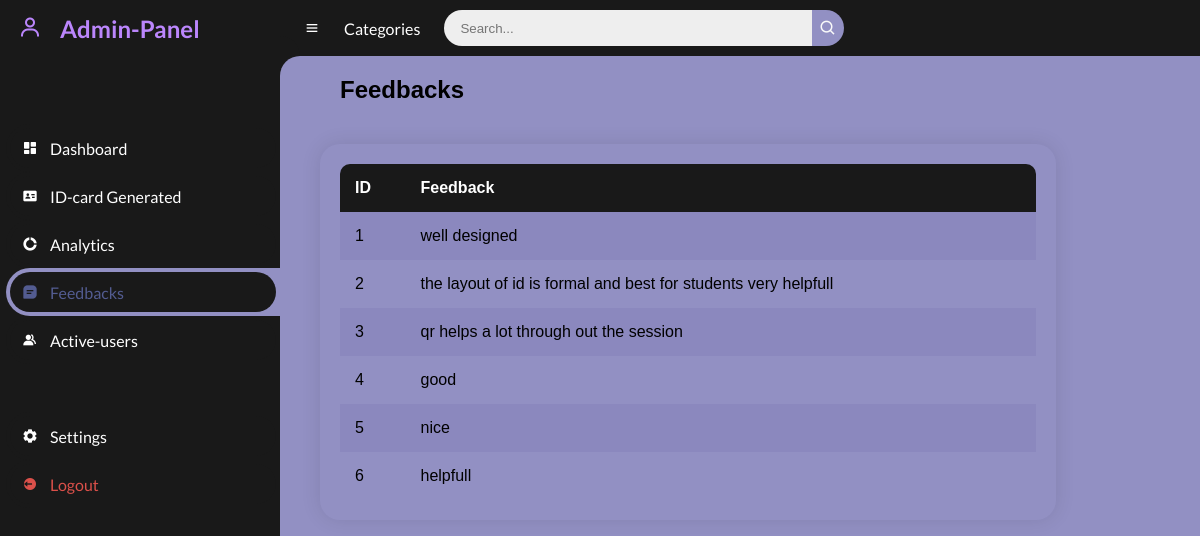
Screenshot of /admin-feedback.php with the database file from the repository.
### tables this page shows
CREATE TABLE `feedback` (
  `id` int(11) NOT NULL,
  `feedback` text NOT NULL
);

### admin-feedback.php (the view, shortened to what this page needs)
<?php require_once 'admin-nav.php'; ?>
<?php
require_once 'db_connection.php';
$query = "SELECT * FROM feedback";
$result = $conn->query($query);
?>
<!DOCTYPE html>
<html lang="en">
<head>
    <link rel="stylesheet" href="assets/css/admin-feedback.css" />
</head>
<body>
    <h1>Feedbacks</h1>
<div class="container">
        <?php
    if ($result->num_rows > 0) {
        echo '<table>';
        echo '<tr><th>ID</th><th>Feedback</th></tr>';
        while ($row = $result->fetch_assoc()) {
            echo '<tr>';
            echo '<td>' . $row['id'] . '</td>';
            echo '<td>' . $row['feedback'] . '</td>';
            echo '</tr>';
        }
        echo '</table>';
    } else {
        echo '<p>No feedbacks found.</p>';
    }
    ?>
    </div>
</body>
</html>

### admin-nav.php (shortened to what this page needs)
<!DOCTYPE html>
<html lang="en">
<head>
	<link href='https://unpkg.com/boxicons@2.0.9/css/boxicons.min.css' rel='stylesheet'>
	<link rel="stylesheet" href="assets/css/admin-nav.css">
</head>
<body>
	<section id="sidebar">
		<a href="#" class="brand">
			<i class='bx bx-user'></i>
			<span class="text">Admin-Panel</span>
		</a>
		<ul class="side-menu top">
			<li class="active">
				<a href="dashboard-admin.php">
					<i class='bx bxs-dashboard' ></i>
					<span class="text">Dashboard</span>
				</a>
			</li>
			<li>
				<a href="admin-id.php">
					<i class='bx bxs-id-card' ></i>
					<span class="text">ID-card Generated</span>
				</a>
			</li>
			<li>
				<a href="analytics.php">
					<i class='bx bxs-doughnut-chart' ></i>
					<span class="text">Analytics</span>
				</a>
			</li>
			<li>
				<a href="admin-feedback.php">
					<i class='bx bxs-message-square-detail' ></i>
					<span class="text">Feedbacks</span>
				</a>
			</li>
			<li>
				<a href="acc.php">
					<i class='bx bxs-group' ></i>
					<span class="text">Active-users</span>
				</a>
			</li>
		</ul>
		<ul class="side-menu">
			<li>
				<a href="admin-acc.php">
					<i class='bx bxs-cog' ></i>
					<span class="text">Settings</span>
				</a>
			</li>
			<li>
				<a href="logout.php" class="logout">
					<i class='bx bxs-log-out-circle' ></i>
					<span class="text">Logout</span>
				</a>
			</li>
		</ul>
	</section>
	<section id="content">
		<nav>
			<i class='bx bx-menu' ></i>
			<a href="#" class="nav-link">Categories</a>
			<form action="#">
				<div class="form-input">
					<input type="search" placeholder="Search...">
					<button type="submit" class="search-btn"><i class='bx bx-search' ></i></button>
				</div>
			</form>
		</nav>
</body>
</html>

### assets/css/admin-nav.css (style rules this page uses)
* { margin: 0; padding: 0; box-sizing: border-box; }
a { text-decoration: none; }
li { list-style: none; }
:root { --poppins: 'Poppins', sans-serif; --lato: 'Lato', sans-serif; --light: #F9F9F9; --blue: #3C91E6; --light-blue: #CFE8FF; --grey: #eee; --dark-grey: #AAAAAA; --dark: #342E37; --red: #DB504A; --yellow: #FFCE26; --light-yellow: #FFF2C6; --orange: #FD7238; --light-orange: #FFE0D3; }
html { overflow-x: hidden; }
body { background: #9290C3; overflow-x: hidden; }
#sidebar { position: fixed; top: 0; left: 0; width: 280px; height: 100%; background: #191919; z-index: 2000; font-family: var(--lato); transition: .3s ease; overflow-x: hidden; scrollbar-width: none; }
#sidebar .brand { font-size: 24px; font-weight: 700; height: 56px; display: flex; align-items: center; color: #BB86FC; position: sticky; top: 0; left: 0; background: #191919; z-index: 500; padding-bottom: 20px; box-sizing: content-box; }
#sidebar .brand .bx { min-width: 60px; display: flex; justify-content: center; }
#sidebar .side-menu { width: 100%; margin-top: 48px; }
#sidebar .side-menu li { height: 48px; background: #191919; margin-left: 6px; border-radius: 48px 0 0 48px; padding: 4px; }
#sidebar .side-menu li.active { background: #9290C3; position: relative; }
#sidebar .side-menu li.active::before { content: ''; position: absolute; width: 40px; height: 40px; border-radius: 50%; top: -40px; right: 0; box-shadow: 20px 20px 0 #9290C3; z-index: -1; }
#sidebar .side-menu li.active::after { content: ''; position: absolute; width: 40px; height: 40px; border-radius: 50%; bottom: -40px; right: 0; box-shadow: 20px -20px 0 #9290C3; z-index: -1; }
#sidebar .side-menu li a { width: 100%; height: 100%; background: #191919; display: flex; align-items: center; border-radius: 48px; font-size: 16px; color: white; white-space: nowrap; overflow-x: hidden; }
#sidebar .side-menu.top li.active a { color: #535C91; }
#sidebar .side-menu li a.logout { color: var(--red); }
#sidebar .side-menu li a .bx { min-width: calc(60px - ((4px + 6px) * 2)); display: flex; justify-content: center; }
#content { position: relative; width: calc(100% - 280px); left: 280px; transition: .3s ease; overflow-x: auto; }
#content nav { height: 56px; background: #191919; padding: 0 24px; display: flex; align-items: center; grid-gap: 24px; font-family: var(--lato); position: sticky; top: 0; left: 0; z-index: 1000; }
#content nav::before { content: ''; position: absolute; width: 40px; height: 40px; bottom: -40px; left: 0; border-radius: 50%; box-shadow: -20px -20px 0 #191919; }
#content nav a { color: white; }
#content nav .bx.bx-menu { cursor: pointer; color: white; }
#content nav .nav-link { font-size: 16px; transition: .3s ease; }
#content nav form { max-width: 400px; width: 100%; margin-right: auto; }
#content nav form .form-input { display: flex; align-items: center; height: 36px; }
#content nav form .form-input input { flex-grow: 1; padding: 0 16px; height: 100%; border: none; background: var(--grey); border-radius: 36px 0 0 36px; outline: none; width: 100%; color: var(--dark); }
#content nav form .form-input button { width: 36px; height: 100%; display: flex; justify-content: center; align-items: center; background: #9290C3; color: var(--light); font-size: 18px; border: none; outline: none; border-radius: 0 36px 36px 0; cursor: pointer; }

### assets/css/admin-feedback.css (style rules this page uses)
body { font-family: 'Arial', sans-serif; margin: 0; padding: 0; }
h1 { text-align: left; margin-top: 20px; margin-left: 60px; }
.container { width: 80%; margin: 40px 40px 40px 40px; background-color: transparent; box-shadow: 0 0 20px rgba(0, 0, 0, 0.1); border-radius: 20px; padding: 20px; }
table { width: 100%; border-collapse: collapse; border-radius: 10px; overflow: hidden; }
th, td { padding: 15px; text-align: left; }
th { background-color: #191919; color: #fff; }
tr:nth-child(even) { background-color: #8b88be; }

### rows the page displays
feedback: id "1", feedback "well designed"
feedback: id "2", feedback "the layout of id is formal and best for students very helpfull"
feedback: id "3", feedback "qr helps a lot through out the session"
feedback: id "4", feedback "good"
feedback: id "5", feedback "nice"
feedback: id "6", feedback "helpfull"
